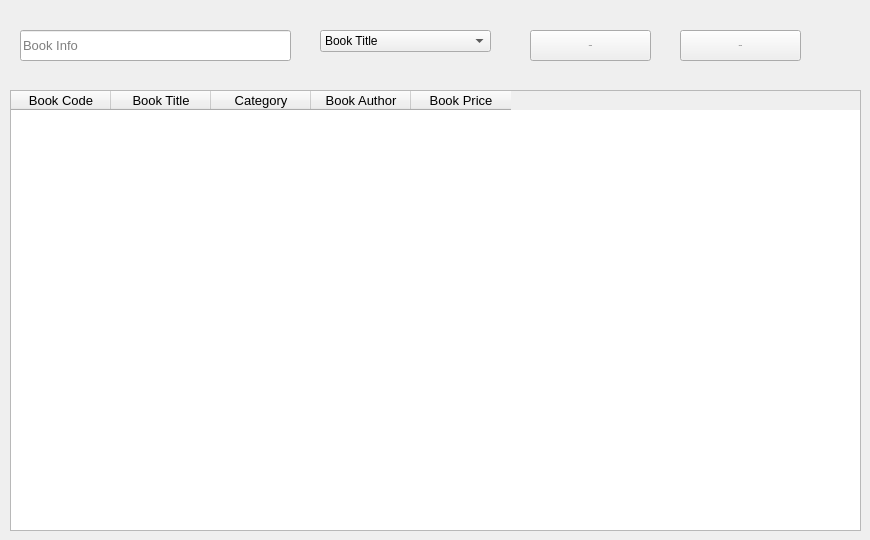
      <widget class="QWidget" name="tab_8">
       <attribute name="title">
        <string>All Books</string>
       </attribute>
       <widget class="QLineEdit" name="lineEdit_2">
        <property name="geometry">
         <rect>
          <x>20</x>
          <y>30</y>
          <width>271</width>
          <height>31</height>
         </rect>
        </property>
        <property name="font">
         <font>
          <pointsize>10</pointsize>
         </font>
        </property>
        <property name="placeholderText">
         <string>Book Info</string>
        </property>
       </widget>
       <widget class="QPushButton" name="pushButton_8">
        <property name="geometry">
         <rect>
          <x>530</x>
          <y>30</y>
          <width>121</width>
          <height>31</height>
         </rect>
        </property>
        <property name="font">
         <font>
          <pointsize>-1</pointsize>
         </font>
        </property>
        <property name="text">
         <string>Search</string>
        </property>
       </widget>
       <widget class="QTableWidget" name="tableWidget_2">
        <property name="geometry">
         <rect>
          <x>10</x>
          <y>90</y>
          <width>851</width>
          <height>441</height>
         </rect>
        </property>
        <column>
         <property name="text">
          <string>Book Code</string>
         </property>
         <property name="font">
          <font>
           <pointsize>10</pointsize>
          </font>
         </property>
        </column>
        <column>
         <property name="text">
          <string>Book Title</string>
         </property>
         <property name="font">
          <font>
           <pointsize>10</pointsize>
          </font>
         </property>
        </column>
        <column>
         <property name="text">
          <string>Category</string>
         </property>
         <property name="font">
          <font>
           <pointsize>10</pointsize>
          </font>
         </property>
        </column>
        <column>
         <property name="text">
          <string>Book Author</string>
         </property>
         <property name="font">
          <font>
           <pointsize>10</pointsize>
          </font>
         </property>
        </column>
        <column>
         <property name="text">
          <string>Book Price</string>
         </property>
         <property name="font">
          <font>
           <pointsize>10</pointsize>
          </font>
         </property>
        </column>
       </widget>
       <widget class="QComboBox" name="comboBox_13">
        <property name="geometry">
         <rect>
          <x>320</x>
          <y>30</y>
          <width>171</width>
          <height>22</height>
         </rect>
        </property>
        <item>
         <property name="text">
          <string>Book Title</string>
         </property>
        </item>
        <item>
         <property name="text">
          <string>Book Code</string>
         </property>
        </item>
       </widget>
       <widget class="QPushButton" name="pushButton_23">
        <property name="geometry">
         <rect>
          <x>680</x>
          <y>30</y>
          <width>121</width>
          <height>31</height>
         </rect>
        </property>
        <property name="font">
         <font>
          <pointsize>-1</pointsize>
         </font>
        </property>
        <property name="text">
         <string>Cancel</string>
        </property>
       </widget>
      </widget>
